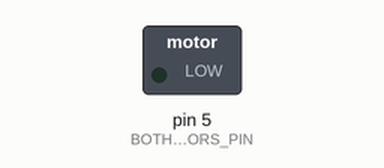
Simulated run of this sketch. Board: Arduino Uno, built with avr-gcc and run on an emulated ATmega328P. On the bench: switched loads named in the sketch (green lamp = pin HIGH).

Above: at 0.05 s.
At 0.2 s:
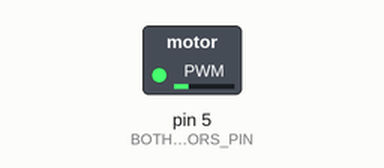
At 0.35 s:
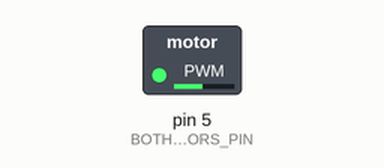
At 0.65 s:
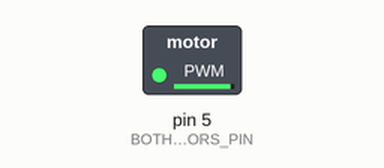
Timing chart, 0 to 3.0 s (numbered marks = the images above):
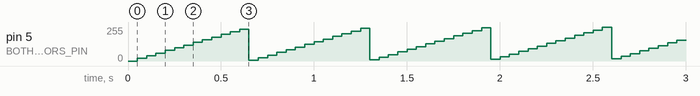

Measured:
- by itself, pin 5 (BOTH_MOTORS_PIN): ramps from 0/255 to 252/255 and jumps back, once every 0.65 s

The sketch:

RobotSystem.ino
```cpp
#define ENCODER 2
#define SPOKES_IN_ENCODER 20
#define PI 3.14
#define DIAMETER 6.5
#define CIR DIAMETER*PI/100

#define MOTOR_L 0.5
#define MOTOR_R 0.54
#define MOTOR_RATIO MOTOR_L/MOTOR_R

#define BOTH_MOTORS_PIN 5

int power = 0;
int powerChange = 20;

void setup() {
  // put your setup code here, to run once:
  pinMode(BOTH_MOTORS_PIN, OUTPUT);
}

int i = 0;

void loop() {
  // put your main code here, to run repeatedly:
  analogWrite(BOTH_MOTORS_PIN, power);
  power = power + powerChange;
  if (power == 50 || power == 255) {
    powerChange = -powerChange;
  }

  delay(50);
//  analogWrite(5, map(i, 0, 255, 60, 255));
}
```
